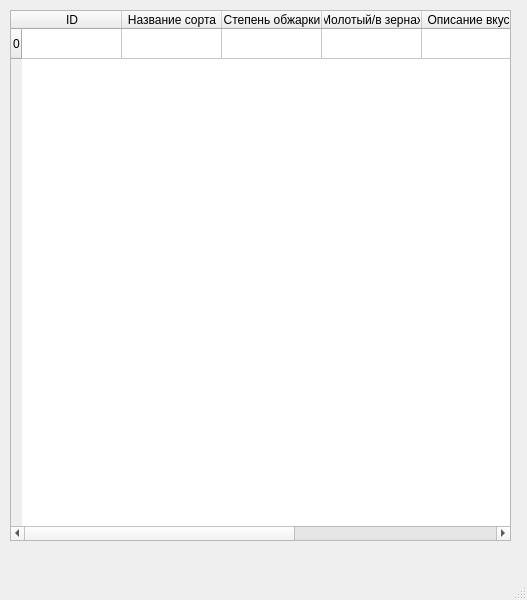
<?xml version="1.0" encoding="UTF-8"?>
<ui version="4.0">
 <class>MainWindow</class>
 <widget class="QMainWindow" name="MainWindow">
  <property name="geometry">
   <rect>
    <x>0</x>
    <y>0</y>
    <width>527</width>
    <height>600</height>
   </rect>
  </property>
  <property name="windowTitle">
   <string>MainWindow</string>
  </property>
  <widget class="QWidget" name="centralwidget">
   <widget class="QTableWidget" name="tableWidget">
    <property name="geometry">
     <rect>
      <x>10</x>
      <y>10</y>
      <width>501</width>
      <height>531</height>
     </rect>
    </property>
    <row>
     <property name="text">
      <string>0</string>
     </property>
    </row>
    <column>
     <property name="text">
      <string>ID</string>
     </property>
    </column>
    <column>
     <property name="text">
      <string>Название сорта</string>
     </property>
    </column>
    <column>
     <property name="text">
      <string>Степень обжарки</string>
     </property>
    </column>
    <column>
     <property name="text">
      <string>Молотый/в зернах</string>
     </property>
    </column>
    <column>
     <property name="text">
      <string>Описание вкуса</string>
     </property>
    </column>
    <column>
     <property name="text">
      <string>Цена</string>
     </property>
    </column>
    <column>
     <property name="text">
      <string>Объём упаковки</string>
     </property>
    </column>
   </widget>
  </widget>
  <widget class="QMenuBar" name="menubar">
   <property name="geometry">
    <rect>
     <x>0</x>
     <y>0</y>
     <width>527</width>
     <height>21</height>
    </rect>
   </property>
  </widget>
  <widget class="QStatusBar" name="statusbar"/>
 </widget>
 <resources/>
 <connections/>
</ui>
